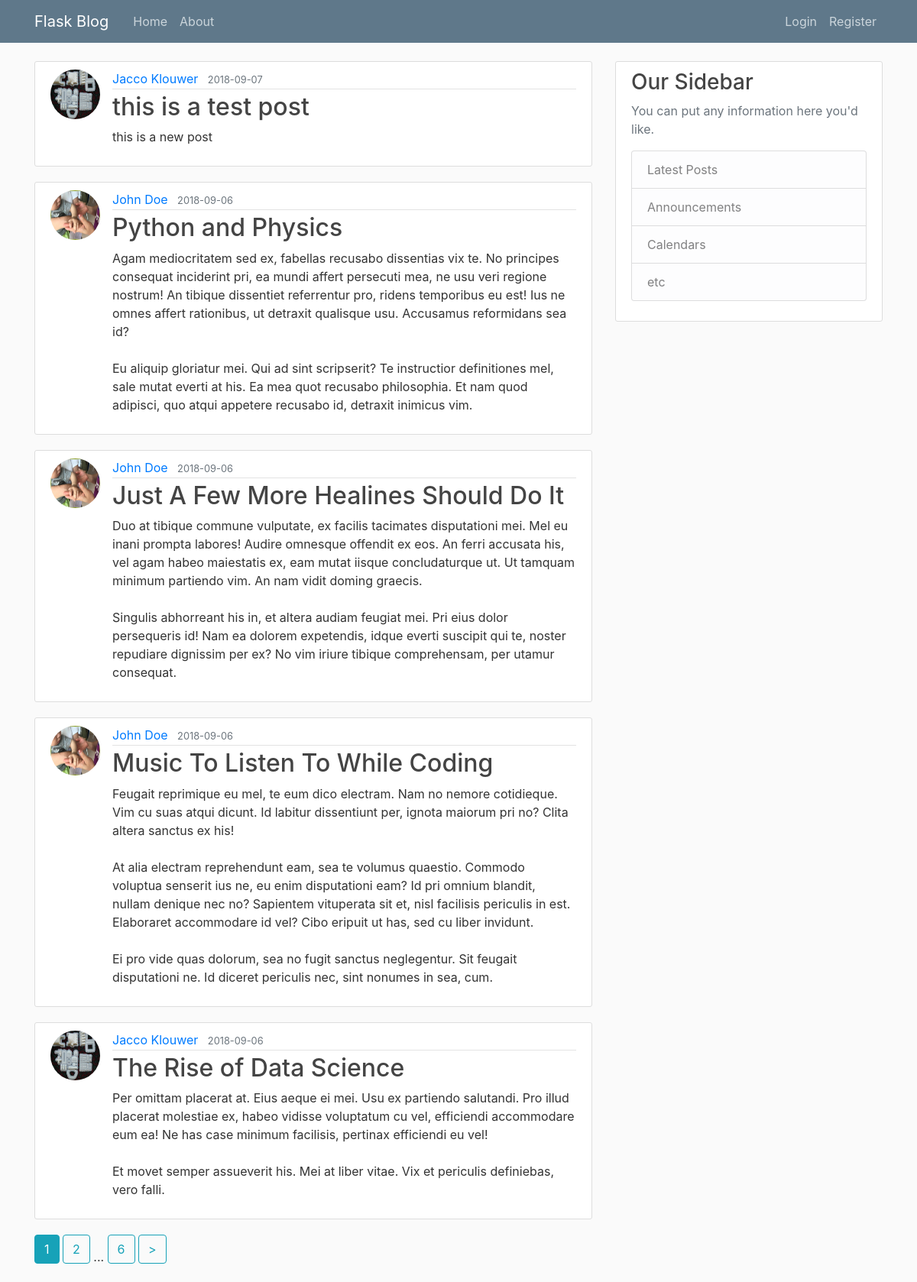
The page /home on the database its author committed.
### flaskBlog/models.py (models this page shows, shortened)
class Post(db.Model):
    id = db.Column(db.Integer, primary_key=True)
    title = db.Column(db.String(100), nullable=False)
    date_posted = db.Column(db.DateTime, nullable=False,
                            default=datetime.utcnow)
    content = db.Column(db.Text, nullable=False)
    user_id = db.Column(db.Integer, db.ForeignKey('user.id'), nullable=False)

class User(db.Model, UserMixin):
    id = db.Column(db.Integer, primary_key=True)
    username = db.Column(db.String(20), unique=True, nullable=False)
    email = db.Column(db.String(120), unique=True, nullable=False)
    image_file = db.Column(db.String(20), nullable=False,
                           default='default.jpg')
    password = db.Column(db.String(60), nullable=False)
    posts = db.relationship('Post', backref='author', lazy=True)

### flaskBlog/main/routes.py (the view)
@main.route('/')
@main.route('/home')
def home():
    page = request.args.get('page', 1, type=int)
    posts = Post.query.order_by(
        Post.date_posted.desc()).paginate(per_page=5, page=page)
    return render_template('home.html', posts=posts)

### flaskBlog/templates/home.html (shortened to what this page needs)
{% extends "layout.html" %}
{% block content %}
    {% for post in posts.items %}
    <article class="media content-section">
        <img class="rounded-circle article-img" src="{{url_for('static', filename='profile_pics/'+post.author.image_file)}}"
            alt="Profile Image">
        <div class="media-body">
            <div class="article-metadata">
                <a class="mr-2" href="{{ url_for('users.user_posts', username=post.author.username) }}">{{
                    post.author.username }}</a>
                <small class="text-muted">{{ post.date_posted.strftime('%Y-%m-%d') }}</small>
            </div>
            <h2><a class="article-title" href="{{url_for('posts.post', post_id=post.id)}}">{{ post.title }}</a></h2>
            <p class="article-content">{{ post.content }}</p>
        </div>
    </article>
    {% endfor %}
    {% for page_num in posts.iter_pages(left_edge=1, right_edge=1, left_current=1, right_current=2) %}
        {% if page_num %}
            {% if posts.page==page_num%}
                <a class="btn btn-info mb-4" href="{{ url_for('main.home', page=page_num) }}">
                    {{ page_num }}
                </a>
            {% else %}
                <a class="btn btn-outline-info mb-4" href="{{ url_for('main.home', page=page_num) }}">{{ page_num }}</a>
            {% endif%}
        {% else %}
        ...
        {% endif%}
    {% endfor %}
    {% if posts.next_num%}
    <a class="btn btn-outline-info mb-4" href="{{url_for('main.home', page=posts.next_num)}}">></a>
    {%endif%}
{% endblock content %}

### flaskBlog/templates/layout.html (shortened to what this page needs)
<!DOCTYPE html>
<html lang="en">
<head>
    <link rel="stylesheet" href="https://stackpath.bootstrapcdn.com/bootstrap/4.1.3/css/bootstrap.min.css">
    <link rel="stylesheet" type="text/css" href="{{ url_for('static', filename='main.css') }}">
</head>
<body>
    <header class="site-header">
        <nav class="navbar navbar-expand-md navbar-dark bg-steel fixed-top">
            <div class="container">
                <a class="navbar-brand mr-4" href="/">Flask Blog</a>
                <div class="collapse navbar-collapse" id="navbarToggle">
                    <div class="navbar-nav mr-auto">
                        <a class="nav-item nav-link" href="{{url_for('main.home')}}">Home</a>
                        <a class="nav-item nav-link" href="{{url_for('main.about')}}">About</a>
                    </div>
                    <div class="navbar-nav">
                        {% if current_user.is_authenticated %}
                            <a class="nav-item nav-link" href="{{url_for('posts.new_post')}}">New Post</a>
                            <a class="nav-item nav-link" href="{{url_for('users.account')}}">Account</a>
                            <a class="nav-item nav-link" href="{{url_for('users.logout')}}">Logout</a>
                        {% else %}
                            <a class="nav-item nav-link" href="{{url_for('users.login')}}">Login</a>
                            <a class="nav-item nav-link" href="{{url_for('users.register')}}">Register</a>
                        {% endif%}
                    </div>
                </div>
            </div>
        </nav>
    </header>
    <main role="main" class="container">
        <div class="row">
            <div class="col-md-8">
                {% block content %}{% endblock %}
            </div>
            <div class="col-md-4">
                <div class="content-section">
                    <h3>Our Sidebar</h3>
                    <p class='text-muted'>You can put any information here you'd like.
                        <ul class="list-group">
                            <li class="list-group-item list-group-item-light">Latest Posts</li>
                            <li class="list-group-item list-group-item-light">Announcements</li>
                            <li class="list-group-item list-group-item-light">Calendars</li>
                            <li class="list-group-item list-group-item-light">etc</li>
                        </ul>
                    </p>
                </div>
            </div>
        </div>
    </main>
</body>
</html>

### flaskBlog/static/main.css (style rules this page uses)
body { background: #fafafa; color: #333333; margin-top: 5rem; }
h1, h2, h3, h4, h5, h6 { color: #444444; }
.bg-steel { background-color: #5f788a; }
.site-header .navbar-nav .nav-link { color: #cbd5db; }
.content-section { background: #ffffff; padding: 10px 20px; border: 1px solid #dddddd; border-radius: 3px; margin-bottom: 20px; }
.article-title { color: #444444; }
.article-content { white-space: pre-line; }
.article-img { height: 65px; width: 65px; margin-right: 16px; }
.article-metadata { padding-bottom: 1px; margin-bottom: 4px; border-bottom: 1px solid #e3e3e3 }

### rows shown on the page
Post: image_file (picture), author.username "Jacco Klouwer", date_posted "2018-09-07", title "this is a test post", content "this is a new post"
Post: image_file (picture), author.username "John Doe", date_posted "2018-09-06", title "Python and Physics", content "Agam mediocritatem sed ex, fabellas recusabo dissentias vix te. No principes consequat inciderint pri, ea mundi affert persecuti mea, ne usu veri regione nostrum! An tibique dissentiet referrentur pro, ridens temporibus eu est! Ius ne omnes affert rationibus, ut detraxit qualisque usu. Accusamus reformidans sea id? Eu aliquip gloriatur mei. Qui ad sint scripserit? Te instructior definitiones mel, sale mutat everti at his. Ea mea quot recusabo philosophia. Et nam quod adipisci, quo atqui appetere recusabo id, detraxit inimicus vim."
Post: image_file (picture), author.username "John Doe", date_posted "2018-09-06", title "Just A Few More Healines Should Do It", content "Duo at tibique commune vulputate, ex facilis tacimates disputationi mei. Mel eu inani prompta labores! Audire omnesque offendit ex eos. An ferri accusata his, vel agam habeo maiestatis ex, eam mutat iisque concludaturque ut. Ut tamquam minimum partiendo vim. An nam vidit doming graecis. Singulis abhorreant his in, et altera audiam feugiat mei. Pri eius dolor persequeris id! Nam ea dolorem expetendis, idque everti suscipit qui te, noster repudiare dignissim per ex? No vim iriure tibique comprehensam, per utamur consequat."
Post: image_file (picture), author.username "John Doe", date_posted "2018-09-06", title "Music To Listen To While Coding", content "Feugait reprimique eu mel, te eum dico electram. Nam no nemore cotidieque. Vim cu suas atqui dicunt. Id labitur dissentiunt per, ignota maiorum pri no? Clita altera sanctus ex his! At alia electram reprehendunt eam, sea te volumus quaestio. Commodo voluptua senserit ius ne, eu enim disputationi eam? Id pri omnium blandit, nullam denique nec no? Sapientem vituperata sit et, nisl facilisis periculis in est. Elaboraret accommodare id vel? Cibo eripuit ut has, sed cu liber invidunt. Ei pro vide quas dolorum, sea no fugit sanctus neglegentur. Sit feugait disputationi ne. Id diceret periculis nec, sint nonumes in sea, cum."
Post: image_file (picture), author.username "Jacco Klouwer", date_posted "2018-09-06", title "The Rise of Data Science", content "Per omittam placerat at. Eius aeque ei mei. Usu ex partiendo salutandi. Pro illud placerat molestiae ex, habeo vidisse voluptatum cu vel, efficiendi accommodare eum ea! Ne has case minimum facilisis, pertinax efficiendi eu vel! Et movet semper assueverit his. Mei at liber vitae. Vix et periculis definiebas, vero falli."

### other values the page prints
{{ page_num }} "1"
{{ page_num }} "2" "6"
